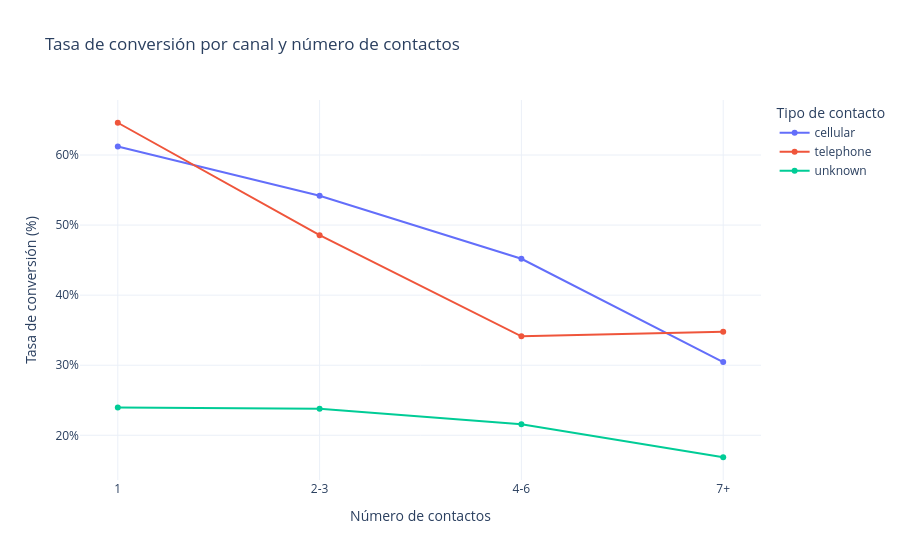

The notebook cell saved with this chart:
### Markdown cell above
### **Visualización**

### Code cell
fig = px.line(
    conversion_context,
    x="campaign_group",
    y="deposit_bin",
    color="contact",
    markers=True,
    title="Tasa de conversión por canal y número de contactos",
    labels={
        "campaign_group": "Número de contactos",
        "deposit_bin": "Tasa de conversión (%)",
        "contact": "Tipo de contacto"
    }
)

fig.update_layout(
    yaxis_ticksuffix="%",
    template="plotly_white"
)

fig.show()

### Figure 1 — Plotly figure (JSON) as saved in the notebook; plotly's stock layout.template omitted (floating-point values rounded to 4 significant figures)
{"data": [{"hovertemplate": "Tipo de contacto=cellular<br>Número de contactos=%{x}<br>Tasa de conversión (%)=%{y}<extra></extra>", "legendgroup": "cellular", "line": {"color": "#636efa", "dash": "solid"}, "marker": {"symbol": "circle"}, "mode": "lines+markers", "name": "cellular", "orientation": "v", "showlegend": true, "type": "scatter", "x": ["1", "2-3", "4-6", "7+"], "xaxis": "x", "y": [61.22, 54.2, 45.2, 30.45], "yaxis": "y"}, {"hovertemplate": "Tipo de contacto=telephone<br>Número de contactos=%{x}<br>Tasa de conversión (%)=%{y}<extra></extra>", "legendgroup": "telephone", "line": {"color": "#EF553B", "dash": "solid"}, "marker": {"symbol": "circle"}, "mode": "lines+markers", "name": "telephone", "orientation": "v", "showlegend": true, "type": "scatter", "x": ["1", "2-3", "4-6", "7+"], "xaxis": "x", "y": [64.6, 48.56, 34.13, 34.78], "yaxis": "y"}, {"hovertemplate": "Tipo de contacto=unknown<br>Número de contactos=%{x}<br>Tasa de conversión (%)=%{y}<extra></extra>", "legendgroup": "unknown", "line": {"color": "#00cc96", "dash": "solid"}, "marker": {"symbol": "circle"}, "mode": "lines+markers", "name": "unknown", "orientation": "v", "showlegend": true, "type": "scatter", "x": ["1", "2-3", "4-6", "7+"], "xaxis": "x", "y": [23.97, 23.77, 21.56, 16.87], "yaxis": "y"}], "layout": {"legend": {"title": {"text": "Tipo de contacto"}, "tracegroupgap": 0}, "title": {"text": "Tasa de conversión por canal y número de contactos"}, "xaxis": {"anchor": "y", "domain": [0, 1], "title": {"text": "Número de contactos"}}, "yaxis": {"anchor": "x", "domain": [0, 1], "ticksuffix": "%", "title": {"text": "Tasa de conversión (%)"}}}}
